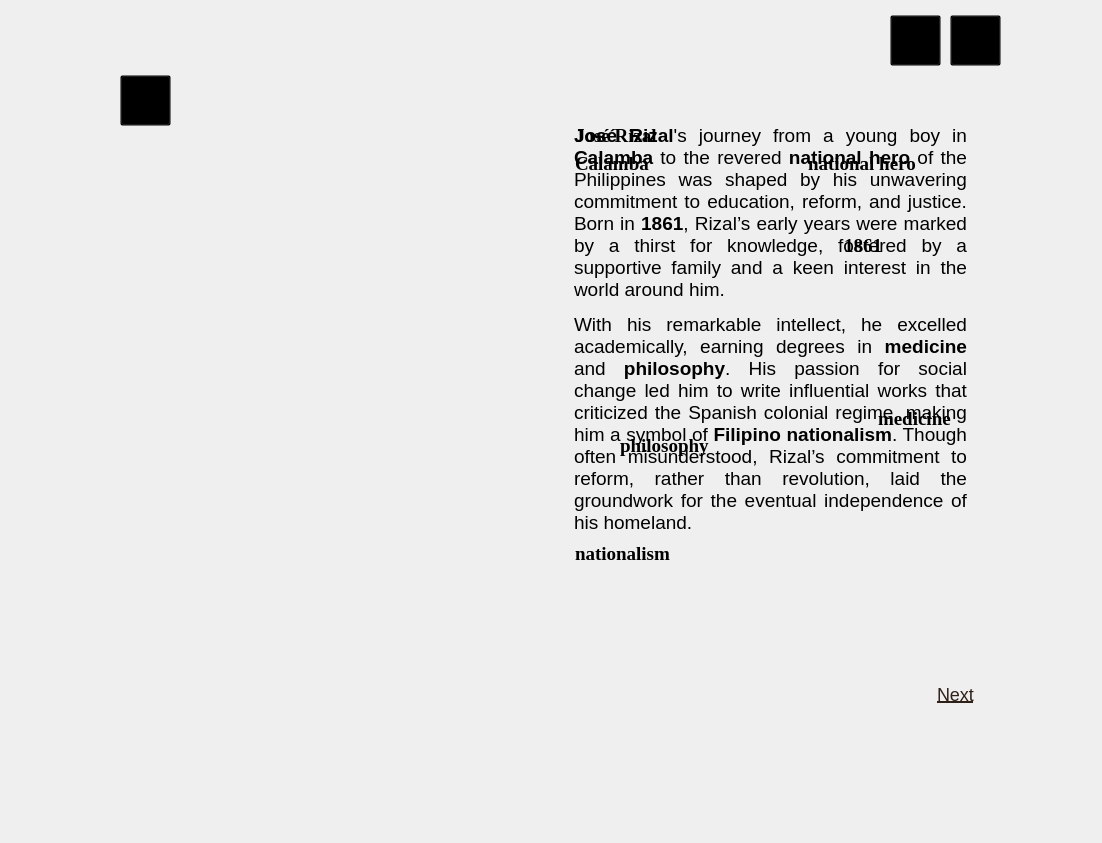
<?xml version="1.0" encoding="UTF-8"?>
<ui version="4.0">
 <class>MainWindow</class>
 <widget class="QMainWindow" name="MainWindow">
  <property name="geometry">
   <rect>
    <x>0</x>
    <y>0</y>
    <width>1102</width>
    <height>843</height>
   </rect>
  </property>
  <property name="windowTitle">
   <string>MainWindow</string>
  </property>
  <widget class="QWidget" name="centralwidget">
   <widget class="QLabel" name="bg">
    <property name="enabled">
     <bool>true</bool>
    </property>
    <property name="geometry">
     <rect>
      <x>0</x>
      <y>0</y>
      <width>1101</width>
      <height>851</height>
     </rect>
    </property>
    <property name="text">
     <string/>
    </property>
    <property name="pixmap">
     <pixmap>../reso/bg.png</pixmap>
    </property>
    <property name="scaledContents">
     <bool>true</bool>
    </property>
   </widget>
   <widget class="QPushButton" name="exitbutton">
    <property name="geometry">
     <rect>
      <x>950</x>
      <y>15</y>
      <width>51</width>
      <height>51</height>
     </rect>
    </property>
    <property name="styleSheet">
     <string notr="true">QPushButton {
    background-color: transparent;
}</string>
    </property>
    <property name="text">
     <string/>
    </property>
   </widget>
   <widget class="QPushButton" name="volumebutton">
    <property name="geometry">
     <rect>
      <x>890</x>
      <y>15</y>
      <width>51</width>
      <height>51</height>
     </rect>
    </property>
    <property name="styleSheet">
     <string notr="true">QPushButton {
    background-color: transparent;
}</string>
    </property>
    <property name="text">
     <string/>
    </property>
   </widget>
   <widget class="QLabel" name="dedicationlogo">
    <property name="geometry">
     <rect>
      <x>115</x>
      <y>300</y>
      <width>411</width>
      <height>201</height>
     </rect>
    </property>
    <property name="text">
     <string/>
    </property>
    <property name="pixmap">
     <pixmap>../reso/prologuelogo.png</pixmap>
    </property>
    <property name="scaledContents">
     <bool>true</bool>
    </property>
   </widget>
   <widget class="QTextEdit" name="dedication1">
    <property name="enabled">
     <bool>false</bool>
    </property>
    <property name="geometry">
     <rect>
      <x>570</x>
      <y>120</y>
      <width>401</width>
      <height>581</height>
     </rect>
    </property>
    <property name="styleSheet">
     <string notr="true">
    QTextEdit {
        background: transparent;
        font-family: &quot;Times New Roman&quot;;
        font-size: 10pt;
        border: none;
    }
</string>
    </property>
    <property name="html">
     <string>&lt;!DOCTYPE HTML PUBLIC &quot;-//W3C//DTD HTML 4.0//EN&quot; &quot;http://www.w3.org/TR/REC-html40/strict.dtd&quot;&gt;
&lt;html&gt;&lt;head&gt;&lt;meta name=&quot;qrichtext&quot; content=&quot;1&quot; /&gt;&lt;style type=&quot;text/css&quot;&gt;
p, li { white-space: pre-wrap; }
&lt;/style&gt;&lt;/head&gt;&lt;body style=&quot; font-family:'Times New Roman'; font-size:10pt; font-weight:400; font-style:normal;&quot;&gt;
&lt;p align=&quot;justify&quot; style=&quot; margin-top:12px; margin-bottom:12px; margin-left:0px; margin-right:0px; -qt-block-indent:0; text-indent:0px;&quot;&gt;&lt;span style=&quot; font-size:14pt; font-weight:600; color:#000000;&quot;&gt;José Rizal&lt;/span&gt;&lt;span style=&quot; font-size:14pt; color:#000000;&quot;&gt;'s journey from a young boy in &lt;/span&gt;&lt;span style=&quot; font-size:14pt; font-weight:600; color:#000000;&quot;&gt;Calamba&lt;/span&gt;&lt;span style=&quot; font-size:14pt; color:#000000;&quot;&gt; to the revered &lt;/span&gt;&lt;span style=&quot; font-size:14pt; font-weight:600; color:#000000;&quot;&gt;national hero&lt;/span&gt;&lt;span style=&quot; font-size:14pt; color:#000000;&quot;&gt; of the Philippines was shaped by his unwavering commitment to education, reform, and justice. Born in &lt;/span&gt;&lt;span style=&quot; font-size:14pt; font-weight:600; color:#000000;&quot;&gt;1861&lt;/span&gt;&lt;span style=&quot; font-size:14pt; color:#000000;&quot;&gt;, Rizal’s early years were marked by a thirst for knowledge, fostered by a supportive family and a keen interest in the world around him. &lt;/span&gt;&lt;/p&gt;
&lt;p align=&quot;justify&quot; style=&quot; margin-top:12px; margin-bottom:12px; margin-left:0px; margin-right:0px; -qt-block-indent:0; text-indent:0px;&quot;&gt;&lt;span style=&quot; font-size:14pt; color:#000000;&quot;&gt;With his remarkable intellect, he excelled academically, earning degrees in &lt;/span&gt;&lt;span style=&quot; font-size:14pt; font-weight:600; color:#000000;&quot;&gt;medicine &lt;/span&gt;&lt;span style=&quot; font-size:14pt; color:#000000;&quot;&gt;and &lt;/span&gt;&lt;span style=&quot; font-size:14pt; font-weight:600; color:#000000;&quot;&gt;philosophy&lt;/span&gt;&lt;span style=&quot; font-size:14pt; color:#000000;&quot;&gt;. His passion for social change led him to write influential works that criticized the Spanish colonial regime, making him a symbol of &lt;/span&gt;&lt;span style=&quot; font-size:14pt; font-weight:600; color:#000000;&quot;&gt;Filipino nationalism&lt;/span&gt;&lt;span style=&quot; font-size:14pt; color:#000000;&quot;&gt;. Though often misunderstood, Rizal’s commitment to reform, rather than revolution, laid the groundwork for the eventual independence of his homeland.&lt;/span&gt;&lt;/p&gt;&lt;/body&gt;&lt;/html&gt;</string>
    </property>
   </widget>
   <widget class="QPushButton" name="bmbutton">
    <property name="geometry">
     <rect>
      <x>120</x>
      <y>75</y>
      <width>51</width>
      <height>51</height>
     </rect>
    </property>
    <property name="styleSheet">
     <string notr="true">QPushButton {
    background-color: transparent;
}</string>
    </property>
    <property name="text">
     <string/>
    </property>
   </widget>
   <widget class="QPushButton" name="nextbutton">
    <property name="geometry">
     <rect>
      <x>930</x>
      <y>680</y>
      <width>51</width>
      <height>28</height>
     </rect>
    </property>
    <property name="styleSheet">
     <string notr="true">QPushButton {
    background-color: transparent;
    border: none;
    color: #2f2018;       /* Default font color */
    font-size: 18px;
    font-family: &quot;Times New Roman&quot;;
    text-decoration: underline;
}

QPushButton:hover {
    color: red;           /* Red color on hover */
}

QPushButton:pressed {
    color: #800000;       /* Darker red when pressed */
}</string>
    </property>
    <property name="text">
     <string>Next</string>
    </property>
   </widget>
   <widget class="QLabel" name="joserizal">
    <property name="geometry">
     <rect>
      <x>575</x>
      <y>120</y>
      <width>101</width>
      <height>31</height>
     </rect>
    </property>
    <property name="font">
     <font>
      <family>Times New Roman</family>
      <pointsize>14</pointsize>
      <weight>75</weight>
      <bold>true</bold>
     </font>
    </property>
    <property name="text">
     <string>José Rizal</string>
    </property>
   </widget>
   <widget class="QLabel" name="calamba">
    <property name="geometry">
     <rect>
      <x>575</x>
      <y>148</y>
      <width>91</width>
      <height>31</height>
     </rect>
    </property>
    <property name="font">
     <font>
      <family>Times New Roman</family>
      <pointsize>14</pointsize>
      <weight>75</weight>
      <bold>true</bold>
     </font>
    </property>
    <property name="text">
     <string>Calamba</string>
    </property>
   </widget>
   <widget class="QLabel" name="nationalhero">
    <property name="geometry">
     <rect>
      <x>808</x>
      <y>148</y>
      <width>131</width>
      <height>31</height>
     </rect>
    </property>
    <property name="font">
     <font>
      <family>Times New Roman</family>
      <pointsize>14</pointsize>
      <weight>75</weight>
      <bold>true</bold>
     </font>
    </property>
    <property name="text">
     <string>national hero</string>
    </property>
   </widget>
   <widget class="QLabel" name="year">
    <property name="geometry">
     <rect>
      <x>844</x>
      <y>230</y>
      <width>51</width>
      <height>31</height>
     </rect>
    </property>
    <property name="font">
     <font>
      <family>Times New Roman</family>
      <pointsize>14</pointsize>
      <weight>75</weight>
      <bold>true</bold>
     </font>
    </property>
    <property name="text">
     <string>1861</string>
    </property>
   </widget>
   <widget class="QLabel" name="medicine">
    <property name="geometry">
     <rect>
      <x>878</x>
      <y>403</y>
      <width>91</width>
      <height>31</height>
     </rect>
    </property>
    <property name="font">
     <font>
      <family>Times New Roman</family>
      <pointsize>14</pointsize>
      <weight>75</weight>
      <bold>true</bold>
     </font>
    </property>
    <property name="text">
     <string>medicine</string>
    </property>
   </widget>
   <widget class="QLabel" name="philosophy">
    <property name="geometry">
     <rect>
      <x>620</x>
      <y>430</y>
      <width>111</width>
      <height>31</height>
     </rect>
    </property>
    <property name="font">
     <font>
      <family>Times New Roman</family>
      <pointsize>14</pointsize>
      <weight>75</weight>
      <bold>true</bold>
     </font>
    </property>
    <property name="text">
     <string>philosophy</string>
    </property>
   </widget>
   <widget class="QLabel" name="nationalism">
    <property name="geometry">
     <rect>
      <x>575</x>
      <y>538</y>
      <width>121</width>
      <height>31</height>
     </rect>
    </property>
    <property name="font">
     <font>
      <family>Times New Roman</family>
      <pointsize>14</pointsize>
      <weight>75</weight>
      <bold>true</bold>
     </font>
    </property>
    <property name="text">
     <string>nationalism</string>
    </property>
   </widget>
  </widget>
 </widget>
 <resources/>
 <connections/>
</ui>
